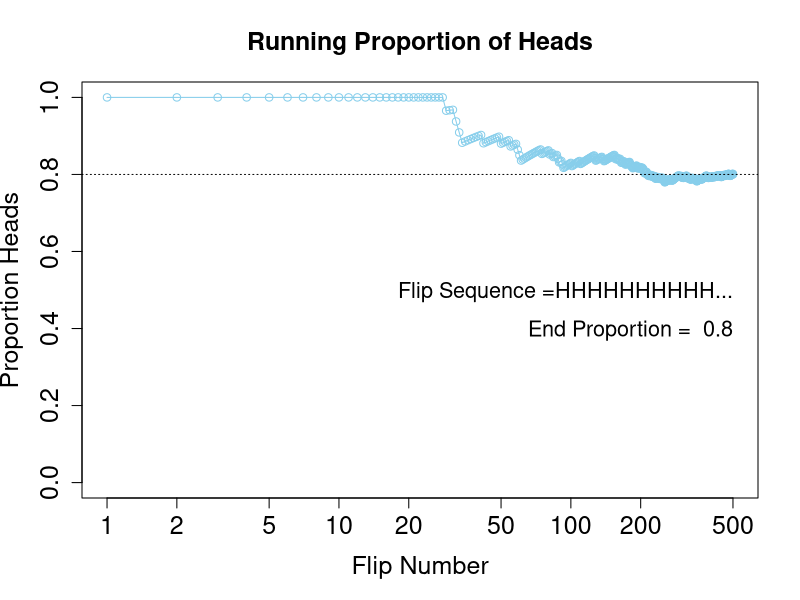
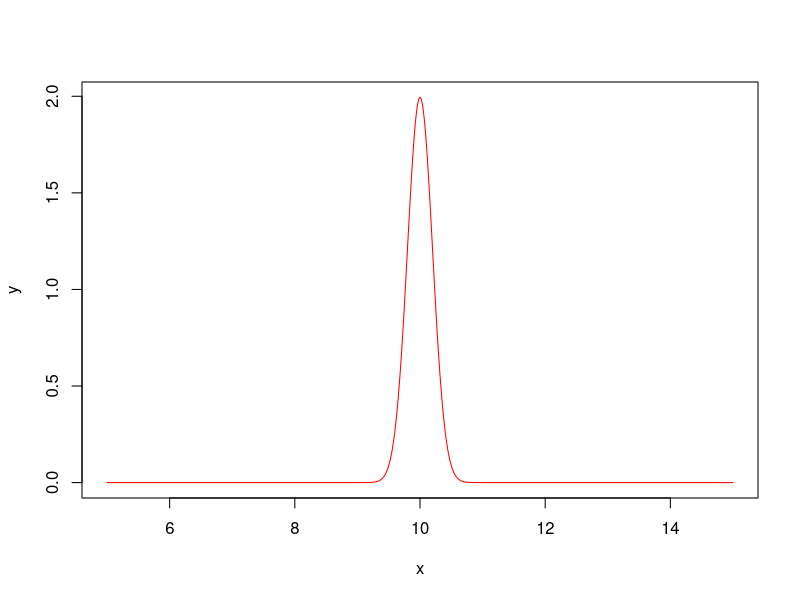
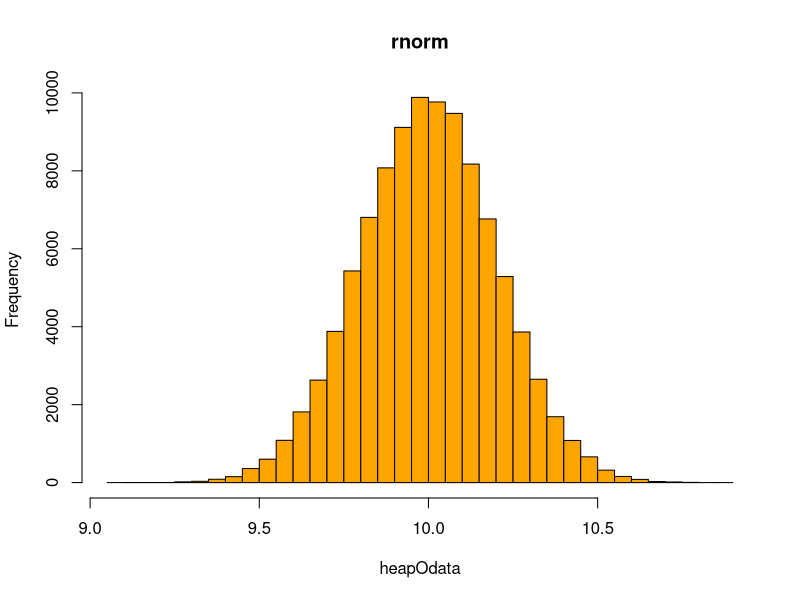

These charts were generated, in order, by the following R code:
## ---- chunk 1
knitr::opts_chunk$set(echo = TRUE)
## ---- chunk 2
df <- HairEyeColor # Changing the name of HairEyecolor
show (df) # displaying the dataframe
e.h.freq <- apply (df, c('Eye','Hair'), sum) # To get a table where 'Eye color' is the row and 'Hair color' is the column. This line of code will sum across sex. 
e.h.prop <- e.h.freq / sum (e.h.freq) # Generating joint proportions in each cell.
show (round (e.h.prop, 2)) # Round off the values in e.h.prop to the 2nd number of decimal places and then display the dataframe. 
h.freq <- apply (df, c('Hair'), sum) # This will sum across sex and eye, and display the number of people having a specific hair color. 
h.prop <- h.freq / sum (h.freq) # This will display the marginal propabilities (Hair)
show ( round(h.prop,2) ) # Round off and display the dataframe.
e.freq <- apply (df, c('Eye'), sum) # This will sum across sex and hair, and display the number of people having a specific eye color.
e.prop <- e.freq /sum (e.freq) # This will display the marginal probabilities (Eye)
show (round(e.prop, 2) ) # Round off and display the dataframe. 
e.h.prop ['Blue', ] / e.prop ['Blue'] # This is p(h|e=blue), i.e., the probabilities of the hair colors given that eye color is blue. 
# To get the probabilities of hair colors given Brown eyes:
e.h.prop ['Brown',] / e.prop ['Brown']
# To get the probabilities of eye colors given Brown hair:
e.h.prop [, 'Brown'] / h.prop ['Brown']

## ---- chunk 3
set.seed(47405)
N <- 500
pHeads <- 0.8
flipSequence <- sample (x = c(0,1), prob = c(1-pHeads,pHeads), size = N, replace = T)
num.heads <- cumsum (flipSequence)
num.flips <- c (1:N)
prop.heads <- num.heads / num.flips
plot (num.flips, prop.heads, type = 'o', log='x', 
      col="skyblue", xlim = c(1,N), ylim = c(0.0,1.0), cex.axis = 1.5,
      xlab = "Flip Number", ylab = "Proportion Heads", cex.lab = 1.5,
      main = "Running Proportion of Heads", cex.main=1.5)
abline( h=pHeads, lty="dotted")
flipLetters <- paste (c("T", "H")[flipSequence[1:10]+1],collapse = "")
displayString <- paste0( "Flip Sequence =" , flipLetters , "...")
text (N, .5, displayString, adj = c(1,0.5), cex = 1.3)
text (N, .4, paste("End Proportion = ", prop.heads[N]), adj=c(1,0.5), cex=1.3)
## ---- chunk 4
set.seed(1)
x <- seq(5, 15, length=1000)
y <- dnorm(x, mean=10, sd=.20)
plot(x, y, type="l", lwd=1, col="red")

## ---- chunk 5
set.seed(1)
dnorm(9.9,mean=10, sd=.20)
## ---- chunk 6
set.seed(1)
# Generating a random sample of 100,000 values from the normal distribution:
heapOdata <- rnorm (100000, mean = 10.0, sd = .20)
hist(heapOdata, breaks = 51, col = "orange", main = "rnorm") # Having a quick overview of this set of random numbers.
## ---- chunk 7
num.between <- sum( heapOdata >= 9.8 & heapOdata < 10.0 ) # counting how many numbers fall between the interval
prob.mass <- num.between / 100000 # Calculating probability mass
approx.prob <- prob.mass / (10.0-9.8) # Calculating probability density (probability mass / bin width)
approx.prob 
# which is approximately the same as Part A.
## ---- chunk 8
posterior <- (0.99*0.001)/(0.99*0.001+0.05*(1-0.001))
posterior
## ---- chunk 9
(0.01*posterior) / {0.01*posterior+(0.95*(1-posterior))}
## ---- chunk 10
99/5094
## ---- chunk 11
upper.left <- 10000 * 0.99
upper.left
upper.right <- 9990000 * 0.05
upper.right
lower.left <- 10000 * 0.99 * 0.01
lower.left
lower.right <- 9990000 * 0.05 * 0.95
lower.right
lower.left / (lower.left+lower.right) # The result is the same as the answer to Exercise 5.1. 
